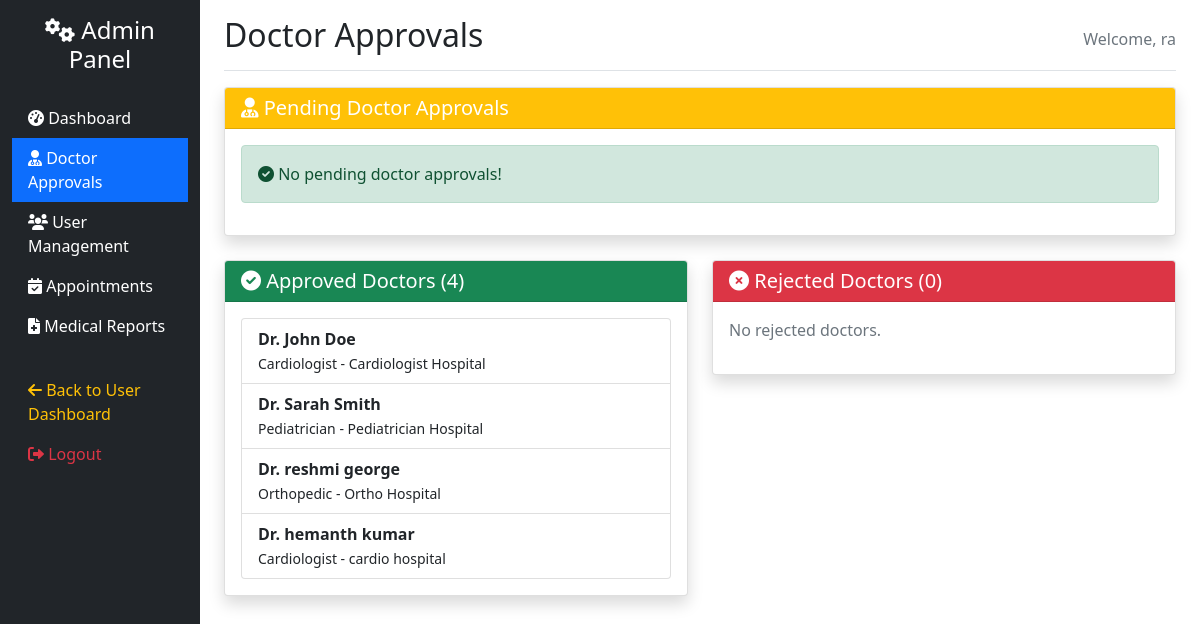
The app's page /users/admin/doctor-approvals/ (signed in) with its own data.
### apps/users/models.py (models this page shows, shortened)
class Profile(models.Model):
    USER_TYPES = (
        ('patient', 'Patient'),
        ('doctor', 'Doctor'),
    )
    SPECIALIZATION_CHOICES = (
        ('cardiologist', 'Cardiologist'),
        ('pediatrician', 'Pediatrician'),
        ('general', 'General Physician'),
        ('orthopedic', 'Orthopedic'),
        ('neurologist', 'Neurologist'),
        ('dermatologist', 'Dermatologist'),
        ('psychiatrist', 'Psychiatrist'),
        ('dentist', 'Dentist'),
    )
    STATUS_CHOICES = (
        ('pending', 'Pending Approval'),
        ('approved', 'Approved'),
        ('rejected', 'Rejected'),
    )
    user = models.OneToOneField('auth.User', on_delete=models.CASCADE)
    user_type = models.CharField(max_length=10, choices=USER_TYPES)
    phone = models.CharField(max_length=15, blank=True)
    address = models.TextField(blank=True)
    specialization = models.CharField(max_length=50, choices=SPECIALIZATION_CHOICES, blank=True, null=True)
    license_number = models.CharField(max_length=100, blank=True, null=True)
    experience = models.IntegerField(blank=True, null=True, help_text="Years of experience")
    hospital_name = models.CharField(max_length=200, blank=True, null=True)
    status = models.CharField(max_length=10, choices=STATUS_CHOICES, default='pending')
    bio = models.TextField(blank=True)
    class Meta:
        app_label = 'users'

### apps/users/views.py (the view, shortened to what this page needs)
# urls.py: path('admin/doctor-approvals/', views.admin_doctor_approvals, name='admin_doctor_approvals'),
@staff_member_required
def admin_doctor_approvals(request):
    pending_doctors = Profile.objects.filter(user_type='doctor', status='pending').select_related('user')
    approved_doctors = Profile.objects.filter(user_type='doctor', status='approved').select_related('user')
    rejected_doctors = Profile.objects.filter(user_type='doctor', status='rejected').select_related('user')
    context = {
        'pending_doctors': pending_doctors,
        'approved_doctors': approved_doctors,
        'rejected_doctors': rejected_doctors,
    }
    return render(request, 'admin/doctor_approvals.html', context)

### healthcare/admin_context.py (called while the page is built)
def admin_context(request):
    if request.user.is_authenticated and request.user.is_staff:
        pending_count = Profile.objects.filter(user_type='doctor', status='pending').count()
        return {'pending_count': pending_count}
    return {}

### templates/admin/doctor_approvals.html
{% extends 'admin/base.html' %}
{% block admin_title %}Doctor Approvals{% endblock %}
{% block admin_content %}
<div class="card shadow">
    <div class="card-header bg-warning text-white">
        <h5 class="m-0 font-weight-bold">
            <i class="fas fa-user-md"></i> Pending Doctor Approvals
        </h5>
    </div>
    <div class="card-body">
        {% if pending_doctors %}
            <div class="table-responsive">
                <table class="table table-bordered">
                    <thead>
                        <tr>
                            <th>Doctor Name</th>
                            <th>Specialization</th>
                            <th>Hospital</th>
                            <th>Experience</th>
                            <th>License Number</th>
                            <th>Registration Date</th>
                            <th>Actions</th>
                        </tr>
                    </thead>
                    <tbody>
                        {% for profile in pending_doctors %}
                        <tr>
                            <td>
                                <strong>Dr. {{ profile.user.get_full_name }}</strong><br>
                                <small class="text-muted">{{ profile.user.email }}</small>
                            </td>
                            <td>{{ profile.get_specialization_display }}</td>
                            <td>{{ profile.hospital_name }}</td>
                            <td>{{ profile.experience }} years</td>
                            <td><code>{{ profile.license_number }}</code></td>
                            <td>{{ profile.user.date_joined|date:"M d, Y" }}</td>
                            <td>
                                <form method="post" class="d-inline">
                                    {% csrf_token %}
                                    <input type="hidden" name="doctor_id" value="{{ profile.id }}">
                                    <button type="submit" name="action" value="approve" class="btn btn-success btn-sm">
                                        <i class="fas fa-check"></i> Approve
                                    </button>
                                    <button type="submit" name="action" value="reject" class="btn btn-danger btn-sm">
                                        <i class="fas fa-times"></i> Reject
                                    </button>
                                </form>
                            </td>
                        </tr>
                        {% endfor %}
                    </tbody>
                </table>
            </div>
        {% else %}
            <div class="alert alert-success">
                <i class="fas fa-check-circle"></i> No pending doctor approvals!
            </div>
        {% endif %}
    </div>
</div>
<div class="row mt-4">
    <div class="col-md-6">
        <div class="card shadow">
            <div class="card-header bg-success text-white">
                <h5 class="m-0 font-weight-bold">
                    <i class="fas fa-check-circle"></i> Approved Doctors ({{ approved_doctors.count }})
                </h5>
            </div>
            <div class="card-body">
                {% if approved_doctors %}
                    <div class="list-group">
                        {% for profile in approved_doctors %}
                        <div class="list-group-item">
                            <strong>Dr. {{ profile.user.get_full_name }}</strong><br>
                            <small>{{ profile.get_specialization_display }} - {{ profile.hospital_name }}</small>
                        </div>
                        {% endfor %}
                    </div>
                {% else %}
                    <p class="text-muted">No approved doctors.</p>
                {% endif %}
            </div>
        </div>
    </div>
    <div class="col-md-6">
        <div class="card shadow">
            <div class="card-header bg-danger text-white">
                <h5 class="m-0 font-weight-bold">
                    <i class="fas fa-times-circle"></i> Rejected Doctors ({{ rejected_doctors.count }})
                </h5>
            </div>
            <div class="card-body">
                {% if rejected_doctors %}
                    <div class="list-group">
                        {% for profile in rejected_doctors %}
                        <div class="list-group-item">
                            <strong>Dr. {{ profile.user.get_full_name }}</strong><br>
                            <small>{{ profile.get_specialization_display }}</small>
                        </div>
                        {% endfor %}
                    </div>
                {% else %}
                    <p class="text-muted">No rejected doctors.</p>
                {% endif %}
            </div>
        </div>
    </div>
</div>
{% endblock %}

### templates/admin/base.html (shortened to what this page needs)
<!DOCTYPE html>
<html lang="en">
<head>
    <link href="https://cdn.jsdelivr.net/npm/bootstrap@5.1.3/dist/css/bootstrap.min.css" rel="stylesheet">
    <link rel="stylesheet" href="https://cdnjs.cloudflare.com/ajax/libs/font-awesome/6.0.0/css/all.min.css">
</head>
<body>
    <div class="container-fluid">
        <div class="row">
            <nav class="col-md-3 col-lg-2 d-md-block sidebar collapse bg-dark">
                <div class="position-sticky pt-3">
                    <h4 class="text-white text-center mb-4">
                        <i class="fas fa-cogs"></i> Admin Panel
                    </h4>
                    <ul class="nav flex-column">
                        <li class="nav-item">
                            <a class="nav-link {% if request.resolver_match.url_name == 'admin_dashboard' %}active{% endif %}"
                               href="{% url 'admin_dashboard' %}">
                                <i class="fas fa-tachometer-alt"></i> Dashboard
                            </a>
                        </li>
                        <li class="nav-item">
                            <a class="nav-link {% if request.resolver_match.url_name == 'admin_doctor_approvals' %}active{% endif %}"
                               href="{% url 'admin_doctor_approvals' %}">
                                <i class="fas fa-user-md"></i> Doctor Approvals
                            </a>
                        </li>
                        <li class="nav-item">
                            <a class="nav-link {% if request.resolver_match.url_name == 'admin_user_management' %}active{% endif %}"
                               href="{% url 'admin_user_management' %}">
                                <i class="fas fa-users"></i> User Management
                            </a>
                        </li>
                        <li class="nav-item">
                            <a class="nav-link {% if request.resolver_match.url_name == 'admin_appointments' %}active{% endif %}"
                               href="{% url 'admin_appointments' %}">
                                <i class="fas fa-calendar-check"></i> Appointments
                            </a>
                        </li>
                        <li class="nav-item">
                            <a class="nav-link {% if request.resolver_match.url_name == 'admin_reports' %}active{% endif %}"
                               href="{% url 'admin_reports' %}">
                                <i class="fas fa-file-medical"></i> Medical Reports
                            </a>
                        </li>
                        <li class="nav-item mt-4">
                            <a class="nav-link text-warning" href="{% url 'dashboard' %}">
                                <i class="fas fa-arrow-left"></i> Back to User Dashboard
                            </a>
                        </li>
                        <li class="nav-item">
                            <form method="post" action="{% url 'logout' %}">
                                <button type="submit" class="nav-link text-danger btn btn-link" style="border: none; background: none; cursor: pointer; text-align: left; width: 100%;">
                                    <i class="fas fa-sign-out-alt"></i> Logout
                                </button>
                            </form>
                        </li>
                    </ul>
                </div>
            </nav>
            <main class="col-md-9 ms-sm-auto col-lg-10 px-md-4">
                <div class="d-flex justify-content-between flex-wrap flex-md-nowrap align-items-center pt-3 pb-2 mb-3 border-bottom">
                    <h1 class="h2">{% block admin_title %}Admin Dashboard{% endblock %}</h1>
                    <div class="btn-toolbar mb-2 mb-md-0">
                        <span class="text-muted">Welcome, {{ user.get_full_name|default:user.username }}</span>
                    </div>
                </div>
                {% block admin_content %}
                {% endblock %}
            </main>
        </div>
    </div>
</body>
</html>

### templates/admin/base.html (style rules this page uses)
.sidebar { min-height: 100vh; background-color: #343a40; }
.sidebar .nav-link { color: #fff; }
.sidebar .nav-link.active { background-color: #0d6efd; }

### records on screen
Profile: user.get_full_name "John Doe", specialization "Cardiologist", hospital_name "Cardiologist Hospital"
Profile: user.get_full_name "Sarah Smith", specialization "Pediatrician", hospital_name "Pediatrician Hospital"
Profile: user.get_full_name "reshmi george", specialization "Orthopedic", hospital_name "Ortho Hospital"
Profile: user.get_full_name "hemanth kumar", specialization "Cardiologist", hospital_name "cardio hospital"

### other values on screen
{{ user.get_full_name|default:user.username }} "ra"
{{ approved_doctors.count }} "4"
{{ rejected_doctors.count }} "0"
